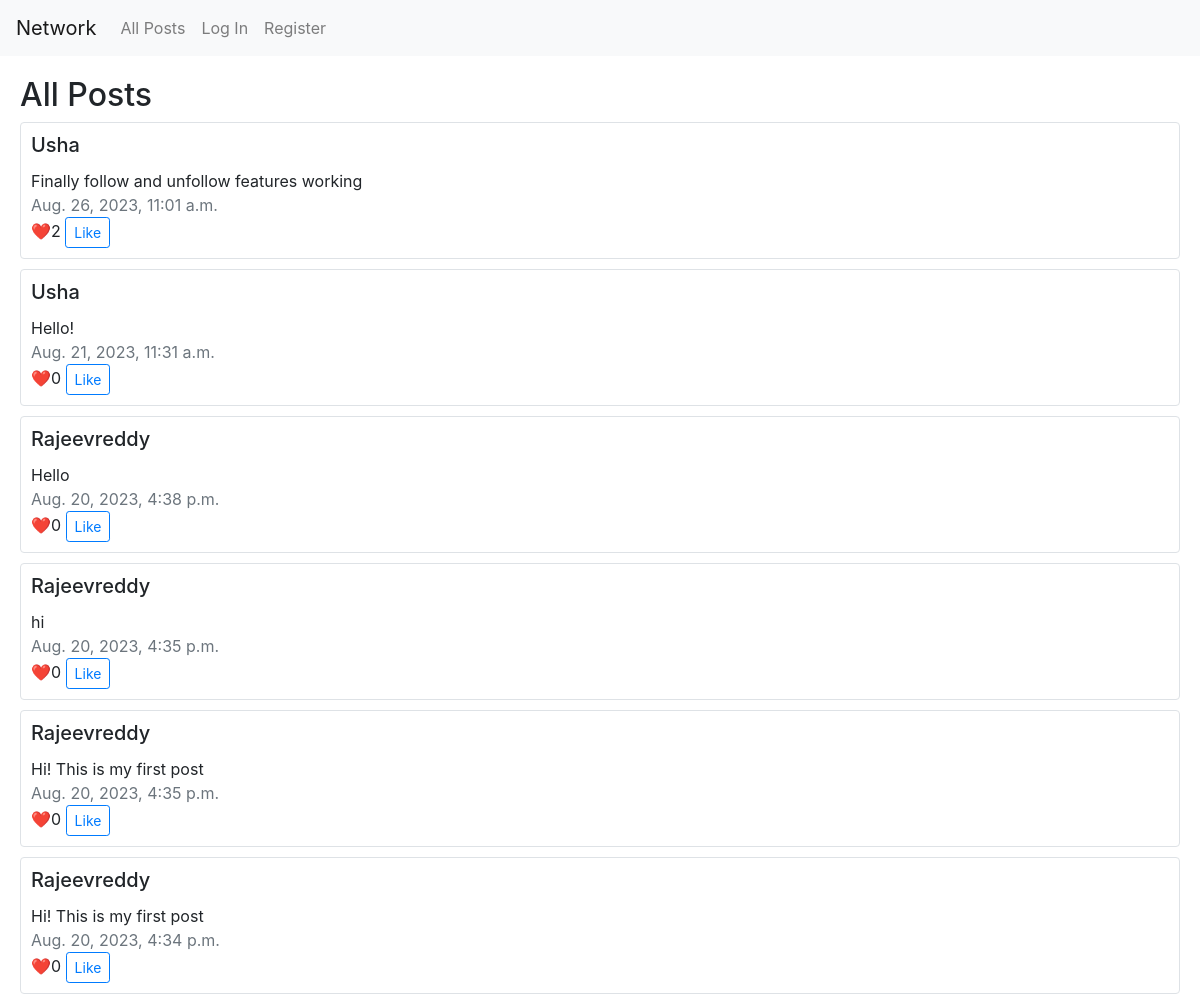
The page / on the database its author committed.
### network/models.py (models this page shows, shortened)
class Posts(models.Model):
    content = models.TextField(blank=False)
    author = models.ForeignKey(User, on_delete=models.CASCADE, related_name='authored_posts')
    created_at = models.DateTimeField(auto_now_add=True)
    liked = models.ManyToManyField(User, related_name="liked_post", blank=True)

class User(AbstractUser):
    pass

### network/views.py (the view)
# urls.py: path("", views.index, name="index"),
def index(request):
    if request.user.is_authenticated:
        return render(request, "network/index.html", {
            "posts": Posts.objects.order_by("-created_at").all(),
            "current_user": User.objects.get(id=request.user.id),
        })
    else:
        return render(request, "network/index.html", {
            "posts": Posts.objects.order_by("-created_at").all(),
            "current_user": None,
        })

### network/templates/network/index.html (shortened to what this page needs)
{% extends "network/layout.html" %}
{% load static %}
{% block body %}
    <h2 style="margin-left: 20px; margin-top: 20px;">All Posts</h2>
    {% for post in posts %}
    <div style="padding-left: 20px; padding-right: 20px; padding-bottom: 10px;">
        <div class="card border" style="padding: 10px;">
            <h5 class="card-title text-capitalize">{{ post.author }}</h5>
            <div class="card-text">{{ post.content }}</div>
            <div class="text-muted">{{ post.created_at }}</div>
            <div class="card-text">❤️{{ post.liked.count }} <button class="btn btn-sm btn-outline-primary" style="display: block-inline;" id="likeButton">  Like</button></div>
        </div>
    </div>
    {% endfor %}
{% endblock %}

### rows shown on the page
Posts: author "Usha", content "Finally follow and unfollow features working", created_at "Aug. 26, 2023, 11:01 a.m.", liked.count "2"
Posts: author "Usha", content "Hello!", created_at "Aug. 21, 2023, 11:31 a.m.", liked.count "0"
Posts: author "Rajeevreddy", content "Hello", created_at "Aug. 20, 2023, 4:38 p.m.", liked.count "0"
Posts: author "Rajeevreddy", content "hi", created_at "Aug. 20, 2023, 4:35 p.m.", liked.count "0"
Posts: author "Rajeevreddy", content "Hi! This is my first post", created_at "Aug. 20, 2023, 4:35 p.m.", liked.count "0"
Posts: author "Rajeevreddy", content "Hi! This is my first post", created_at "Aug. 20, 2023, 4:34 p.m.", liked.count "0"
